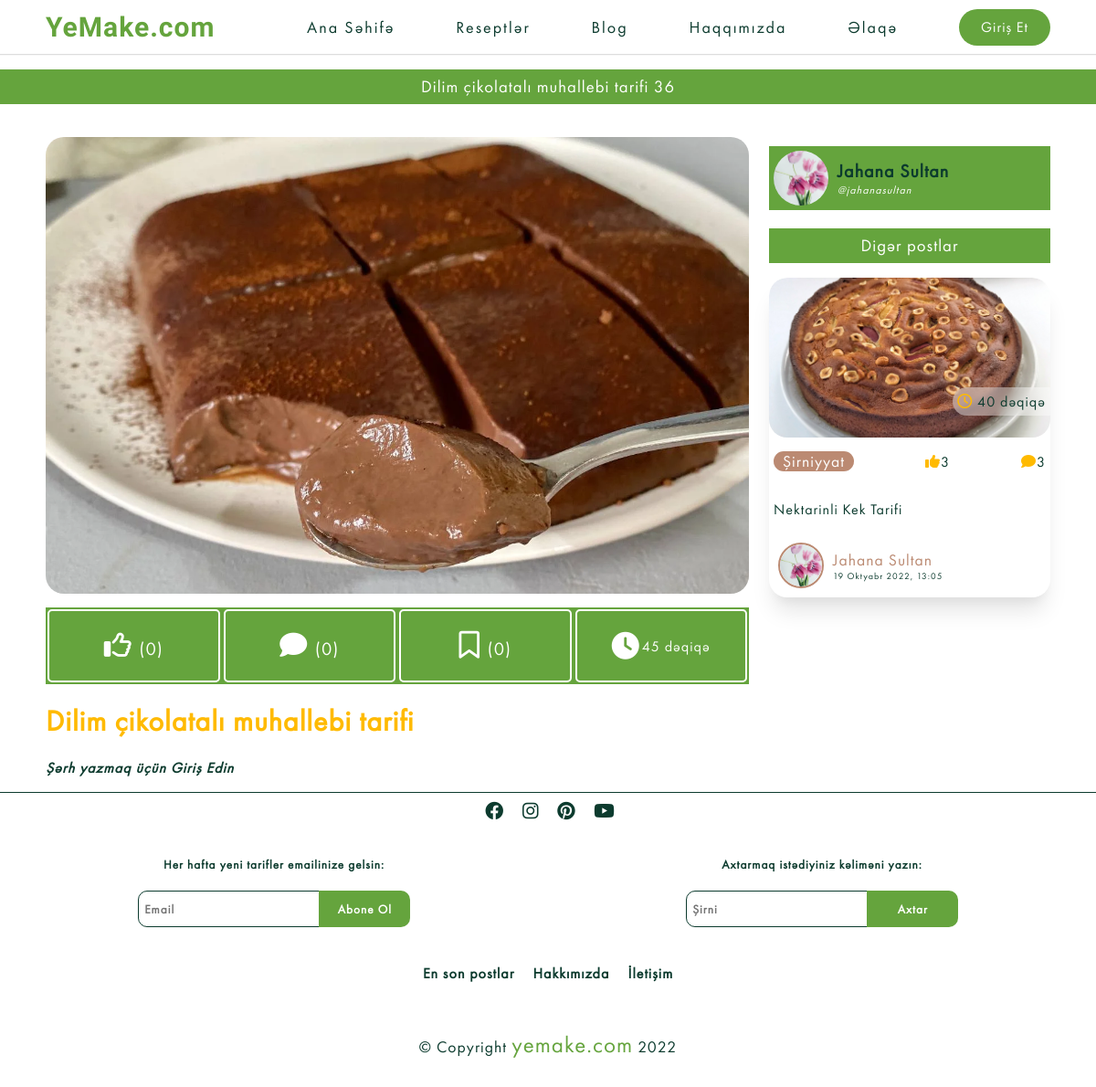
The page /recipe-details/dilim-cikolatali-muhallebi-tarifi161S on the database as committed earlier.
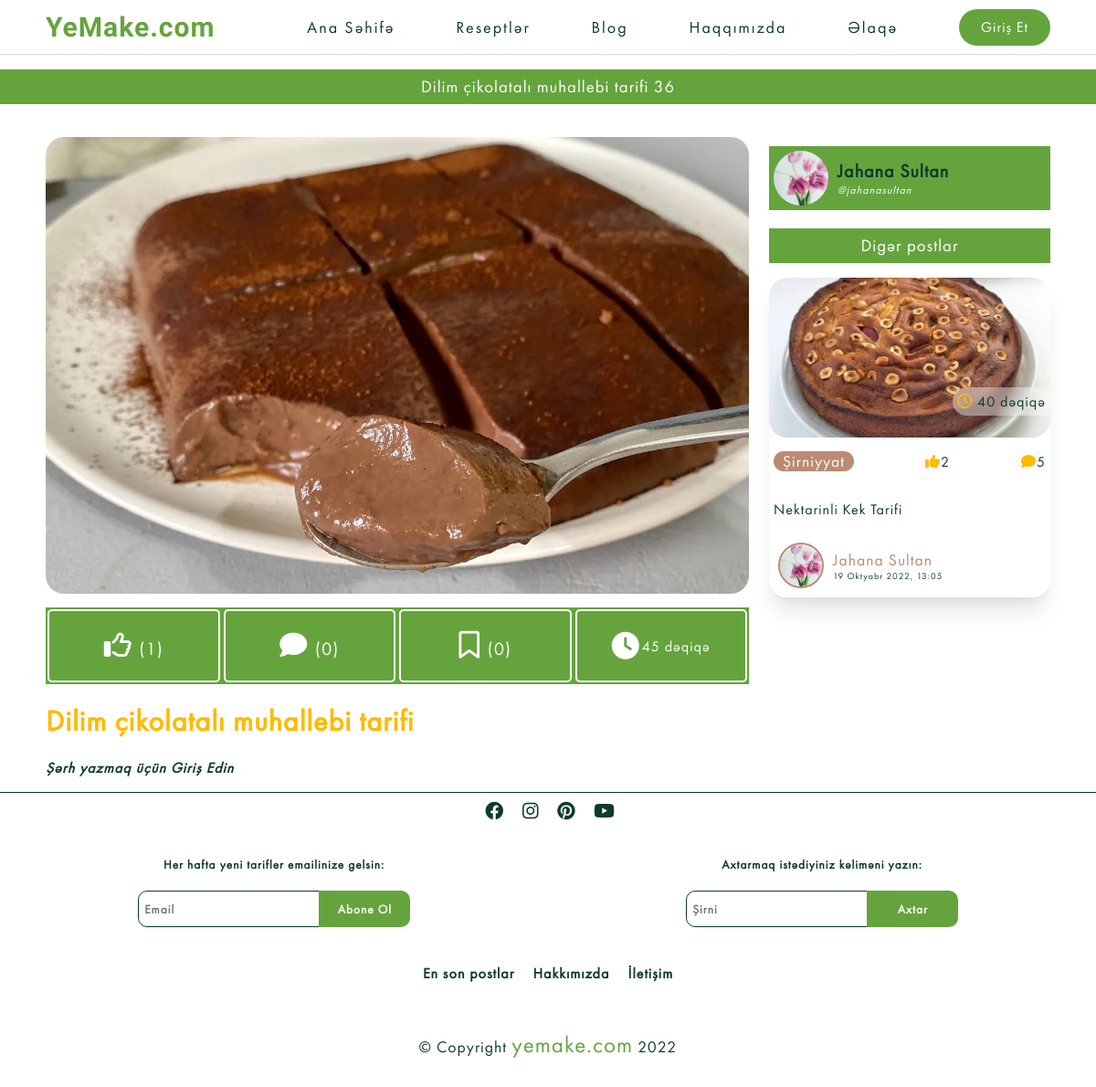
The same page on the database as committed later.
### recipes/models.py (models this page shows, shortened)
class Blog(models.Model):
    sn = 'saniyə'
    deq = 'dəqiqə'
    s = 'saat'
    g = 'gün'
    TIME_CHOICES = [
        (sn, "saniyə"),
        (deq, 'dəqiqə'),
        (s, 'saat'),
        (g, 'gün'),
    ]
    title = models.CharField(verbose_name="Başlıq",max_length=1500)
    description = QuillField(verbose_name="Açıqlama")
    image=models.ImageField(verbose_name="Şəkil",null=True, blank=True, default='Recipes/default.jpg', upload_to='Recipes')
    isActive=models.BooleanField(verbose_name="Aktivlik",default=False)
    category= models.ForeignKey(Category,verbose_name="Kateqoriya", on_delete=models.CASCADE)
    slug=models.SlugField(editable=False, verbose_name="Slug", null=True, unique=True)
    cook_time=models.IntegerField(verbose_name="Bişirilmə Vaxtı",null=True)
    time=models.CharField(verbose_name="Zaman Ölçüsü",max_length=10, choices=TIME_CHOICES, default=deq, null=True)
    created=models.DateTimeField("Yaradılma Vaxtı",auto_now_add=True, null=True)
    youtube_link=EmbedVideoField("Youtube Linki",null=True, blank=True)
    owner=models.ForeignKey(Profile,verbose_name="Postu Paylaşan", null=True, on_delete=models.SET_NULL)
    class Meta:
        ordering= ["-created"]
        verbose_name="Resept"
        verbose_name_plural="Reseptlər"

class Category(models.Model):
    title=models.CharField(max_length=250)
    image=models.ImageField(null=True,upload_to='Category')
    slug=models.SlugField(editable=False, verbose_name="Slug", null=True, unique=True)

class Vote(models.Model):
    owner=models.ForeignKey(Profile, on_delete=models.CASCADE, null=True)
    recipe = models.ForeignKey(Blog, on_delete=models.CASCADE)
    class Meta:
        unique_together=[["owner", "recipe"]]

class Review(models.Model):
    owner=models.ForeignKey(Profile, on_delete=models.CASCADE, null=True)
    recipe = models.ForeignKey(Blog ,on_delete=models.CASCADE)
    body=models.TextField(null=True,blank=False)
    created=models.DateTimeField(auto_now_add=True)
    class Meta:
        ordering=["-created"]

### users/models.py (models this page shows, shortened)
class Profile(models.Model):
    user=models.OneToOneField(User, on_delete=models.CASCADE, null=True )
    username=models.CharField(max_length=100, null=True, blank=True)
    name=models.CharField(max_length=200, null=True, blank=True)
    email=models.EmailField(max_length=200,null=True,blank=True, unique=True)
    short_info=models.CharField(max_length=200, null=True, blank=True)
    profile_image=models.ImageField(upload_to='Users', null=True, blank=True,default='Users/user-default.jpg')
    cover_image=models.ImageField(upload_to='Users', blank=True, null=True, default='Users/cover.webp')
    slug=models.SlugField( verbose_name="Slug", null=True, unique=True)

### recipes/views.py (the view)
# urls.py: path('recipe-details/<slug:slug>', views.details, name="blogdetails"),
def details(request, slug):
    blog = Blog.objects.get(slug=slug)
    blogs= Blog.objects.filter(category=blog.category).filter(~Q(id=blog.id))
    reviews=Review.objects.filter(recipe=blog)
    upvote=Vote.objects.filter(recipe=blog)
    book=RecipeBook.objects.filter(recipe__slug=slug).count()
    if request.user.is_authenticated:
        user=Profile.objects.get(username=request.user.username)
        bookmark=RecipeBook.objects.filter(owner=user, recipe=blog)
        like=Vote.objects.filter(owner=user, recipe=blog)
    else:
        like=False
        bookmark=False
    context = {
        "blog" : blog,
        "blogs" : blogs,
        "review":reviews,
        "upvote":upvote,
        "book":book,
        "bookmark":bookmark,
        "like":like,
    }
    return render(request, "recipes/recipe_details.html", context)

### templates/recipes/recipe_details.html (shortened to what this page needs)
{% extends 'base.html' %}
{% load embed_video_tags %}
{% load static %}
{% block css %}
<link rel="stylesheet" href='{% static '/css/recipe-details.css' %}?{% now "U" %}'>
<link rel="stylesheet" href='{% static '/css/index.css' %}?{% now "U" %}'>
{% endblock css %}
{% block content %}
<h3 class="title">{{blog.title}} {{blog.id}}</h3>
<div class="container  padding-x">
<div class="details">
    <img src="{{blog.image.url}}" alt="" >
    {% if blog.isActive %}
    <div class="detail">
       <div class="recipe-book top">
        {% if request.user.is_authenticated %}
            <button class='likebutton' data-id="{{ blog.id }}">
                {% if like %}
                <i class="fa-solid fa-thumbs-up"></i> (<span class="likecount">{{upvote | length}}</span>)
              {% else %}
                <i class="fa-regular fa-thumbs-up"></i> (<span class="likecount">{{upvote | length}}</span>)
               {% endif %}
            </button>
        {% else %}
            <a href="{% url 'signin' %}?next={{request.path}}">
                <button  data-id="{{ blog.id }}">
                    <i class="fa-regular fa-thumbs-up"></i>
                    ({{upvote | length}})
                </button>
            </a>
        {% endif %}
</div>
        <div class="comments top">
            <a href="#comment">
                <button  data-id="{{ blog.id }}">
                    <i class="fa-solid fa-comment"></i>
                    ({{review | length}})
                </button>
            </a>
        </div>
        <div class="recipe-book top">
            {% if request.user.is_authenticated %}
            <button class="recipebookbutton" data-id="{{blog.id}}">
               {% if bookmark %}
                <i class="fa-solid fa-bookmark"></i> (<span class="recipebookcount">{{book}}</span>)
              {% else %}
                <i class="fa-regular fa-bookmark"></i> (<span class="recipebookcount">{{book}}</span>)
              {% endif %}
            </button>
            {% else %}
            <a href="{% url 'signin' %}?next={{request.path}}">
                <button  data-id="{{ blog.id }}">
                    <i class="fa-regular fa-bookmark"></i>
                    ({{book}})
                </button>
            </a>
            {% endif %}
        </div>
        <div class="time top"><i class="fa-solid fa-clock"></i> {{blog.cook_time}} {{blog.time}}</div>
    </div>{% endif %}
    <div class="content">
        <h1>{{blog.title}}</h1>
    </div>
    <div class="iframe">
<div class="comments" id="comment">
{% if request.user.is_authenticated %}
{% if blog.isActive %}
<h1 class="add-comment">Şərh Əlavə Edin</h1>
<div class="comment">
    <img src="{{user.profile.profile_image.url}}" alt="">
    <div class="submit-btn">
    <textarea name="comment_body" class="comment-body">
    </textarea>
    <button class="addcomment" data-id={{blog.id}}>Əlavə Et</button>
    </div>
   </div>
{% endif %}
{% else %}
<a href="{% url 'signin' %}?next={{request.path}}"><h4 class="comment-write">Şərh yazmaq üçün Giriş Edin</h4></a>
{% endif %}
</div>
</div>
</div>
<div class="other-posts">
   <a href=" {% if blog.owner.id == user.profile.id %} {% url 'profile' user.profile.slug %} {% else %} {% url 'Account' blog.owner.slug %} {% endif %}">
     <div class="owner">
        <div class="profile-img">
            <img src="{{blog.owner.profile_image.url}}" alt="">
            <div class="name">
                <h4>{{blog.owner.name}}</h4>
                <p>@{{blog.owner.username}}</p>
            </div>
        </div>
      </div>
    </a>
    <h3 class="title">Digər postlar</h3>
{% for blog in blogs %}
{% include "partials/__recipecard.html" %}
{% endfor %}
</div>
</div>
{% endblock  %}

### templates/base.html (shortened to what this page needs)
{% load static %}
<!DOCTYPE html>
<html lang="tr">
<head>
    <link rel="stylesheet" href="https://cdnjs.cloudflare.com/ajax/libs/font-awesome/6.1.2/css/all.min.css"
 />
    <link href="https://unpkg.com/pattern.css" rel="stylesheet">
    <link rel="stylesheet" href="//cdn.jsdelivr.net/npm/alertifyjs@1.13.1/build/css/alertify.min.css"/>
    <link rel="stylesheet" href="//cdn.jsdelivr.net/npm/alertifyjs@1.13.1/build/css/themes/default.min.css"/>
    <link rel="stylesheet" href='{% static '/css/style.css' %}?{% now "U" %}'>
    {% block css %}{% endblock  %}
</head>
<body class="bg">
    <nav class="padding-x">
            <div class="logo">
        <a href="{% url 'index' %}">
          YeMake.com
        </a>
    </div>
        <ul class="nav-links">
            <li><a href="{% url 'index' %}">Ana Səhifə</a></li>
            <li><a href="{% url 'recipes' %}">Reseptlər</a></li>
            <li><a href="{% url 'blogs' %}">Blog</a></li>
            <li><a href="{% url 'aboutus' %}">Haqqımızda</a></li>
            <li><a href="{% url 'contact' %}">Əlaqə</a></li>
            {% if request.user.is_authenticated  %}
            <li class="notification-bell">
               <div class="notifications">
                   <i class="fa-solid fa-bell"></i>
                   <div class="count notification-count">
                    {% if push.count < 10 %}
                    {{push.count}}
                    {% else %}
                       9+
                    {% endif %}
                </div>
               </div>
               <div class="dropdown-notification">
                <ul>
                    {% if push %}
                    {% for notif in push %}
                    {% if notif.notification_type == 1 %}
                    <a href="{% url 'blogdetails' notif.post.slug %}">
                        <li>@{{notif.sender}} adlı istifadəçi <span>{{notif.post.title}}</span> adlı reseptinizi bəyəndi
                        </li>
                    </a>
                    {% elif notif.notification_type == 2 %}
                    <a href="{% url 'blogdetails' notif.post.slug %}">
                        <li>@{{notif.sender}} adlı istifadəçi <span>{{notif.post.title}}</span> adlı reseptinizə şərh yazdı.
                        </li>
                    </a>
                    {% elif notif.notification_type == 4 %}
                    <a href="{% url 'blogdetails' notif.post.slug %}">
                        <li><span>{{notif.post.title}}</span> adlı reseptiniz artıq yayındadır.
                        </li>
                    </a>
                    {% endif %}
                    {% endfor %}
                    {% else %}
                    <li>Yeni bildiriş yoxdur!</li>
                    {% endif %}
                </ul>
               </div>
            </li>
                <li class="profile-nav">
                    <div class="profile-go">
                        {% if user.profile.profile_image %}
                        <img src="{{user.profile.profile_image.url}}" alt="">
                        {% else %}
            <img src="{% static 'image/user-default.jpg' %}" alt="">
                        {% endif %}
                         <p>{{user.profile.name}}</p></div>
                    <div class="dropdown">
                        <ul>
                           <a href="{% url 'profile' user.profile.slug %}">
                            <li><i class="fa-solid fa-user"></i> Profil</li>
                           </a><a href="{% url 'edit-account' %}">
                            <li><i class="fa-solid fa-gear"></i> Tənzimləmələr</li>
                           </a><a href="{% url 'signout' %}">
                            <li><i class="fa-solid fa-arrow-right-from-bracket"></i> Çıxış</li>
                           </a>
                        </ul>
                    </div>
                </li>
            {% else %}
            <a href="{% url 'signin' %}">
                <li><button class="join-button" >Giriş Et</button></li>
            </a>
            {% endif %}
        </ul>
    </nav>
    {% block content %}
     {% endblock  %}
    <footer>
        <div class="footer">
            <div class="icons">
                <a href="#"><i class="fab fa-facebook"></i></a>
                <a href="#"><i class="fab fa-instagram"></i></a>
                <a href="#"><i class="fab fa-pinterest"></i></a>
                <a href="#"><i class="fab fa-youtube"></i></a>
            </div>
            <div class="input">
                <form class="subscribe" action="{% url 'subscribe' %}" method="POST">
                    <h5>Her hafta yeni tarifler emailinize gelsin:</h5>
                    <input type="email" placeholder="Email" name="email">
                    <button>Abone Ol</button>
                </form>
                <div class="search">
                    <h5>Axtarmaq istədiyiniz kəliməni yazın:</h5>
                    <form action="{% url 'recipes' %}" method="get" id="searchForm">
                    <input type='text' id="search" class="searchbar" placeholder="Axtar" name="search_query" />
                    <button type="submit" id="searchbarsubmit">Axtar</button>
                </form>
                </div>
            </div>
            <div class="footer-nav">
                <a href="">En son postlar</a>
                <a href="about.html">Hakkımızda</a>
                <a href="contact.html">İletişim</a>
            </div>
        </div>
        <hr>
        <div class="copyright">
            <p>© Copyright <span>yemake.com</span> {% now "Y" as current_year %}{{ current_year }} </p>
        </div>
    </footer>
</body>
</html>

### templates/partials/__recipecard.html (shortened to what this page needs)
<div class="post-card">
    <div class="img">
        <img src="{{blog.image.url}}" alt="">
    </div>
    <div class="category">
        <a href="{% url 'recipe-category' blog.category.slug %}"><div class="post-category">
            <p>{{blog.category.title}}</p>
        </div></a>
        <div class="time-cook"><i class="fa-regular fa-clock"></i> {{blog.cook_time}} {{blog.time}}</div>
        <div class="stars"><i class="fa-solid fa-thumbs-up"></i>{{blog.vote_set.all | length }}</div>
        <div class="comment"><i class="fa-solid fa-comment"></i>{{blog.review_set.all | length}}</div>
    </div>
    <div class="title"><a href="{% url 'blogdetails' blog.slug %}">
            <h4>{{blog.title | truncatechars:50}}</h4>
        </a>
    </div>
  <a href="{% if blog.owner.id == user.profile.id %} {% url 'profile' user.profile.slug %} {% else %} {% url 'Account' blog.owner.slug %} {% endif %}" class="profile">
    <div class="profile">
        <div class="profile-photo">
            {% if blog.owner.profile_image %}
            <img src="{{blog.owner.profile_image.url}}" alt="">
            {% endif %}</div>
        <div class="name-date">
            <p class="name">{{blog.owner.name}}</p>
            <p class="date">{{blog.created}}</p>
        </div>
    </div>
</a>
</div>

Rows that differ between the two databases and show on the page:
changed Blog "Nektarinli Kek Tarifi": vote_set.all|length "3" → "2"; review_set.all|length "3" → "5"
Other text that changed with them:
{{ upvote | length }}: "0" → "1"
